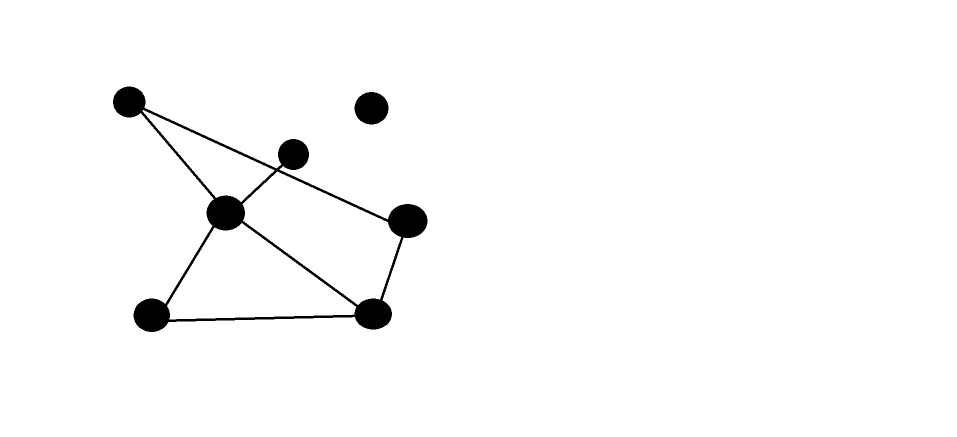
#> input picture images/graphTest.png, 1914 x 874 px (shown at 1/2 size)
$ python lineDetectionTest.py
#> lines starting #> are read from the running program, lines starting #| are printed output that depends on the picture; after the words box and inside, x2 and y2 are one past the last pixel; in counts of white or black regions, pixels touching at a corner belong together
import numpy as np
import cv2
import random


def deleteLines(edgeLines, img):
    for line1 in edgeLines:
        x1, y1, x2, y2 = line1[0]


if __name__ == '__main__':
    img = cv2.imread('images/graphTest.png')
#> img is the input picture: shape (874, 1914, 3); 97.9% white; 2 black regions, box (x1, y1, x2, y2) and area: (226, 173, 855, 664) 31254, (709, 184, 777, 249) 3458
    gray = cv2.cvtColor(img,cv2.COLOR_BGR2GRAY)

    low_threshold = 10
    high_threshold = 200
    edges = cv2.Canny(gray, low_threshold, high_threshold)
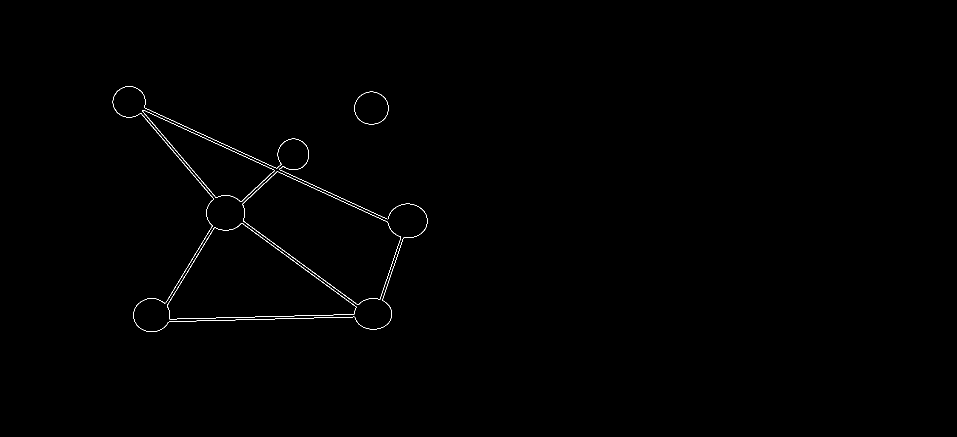
#> edges: shape (874, 1914) (shown at 1/2 size); 0.32% white in thin lines or dots, all inside (x1, y1, x2, y2) = (225, 172, 855, 664)

    line_img = np.copy(img)*0 # creating a blank to draw lines on
#> line_img: shape (874, 1914, 3); every value is 0

    edgeLines = cv2.HoughLinesP(edges, 1, np.pi/180, 50, minLineLength=50, maxLineGap=10)
#> edgeLines = 29 rows, first 6: [486, 442, 716, 609], [483, 446, 673, 584], [347, 247, 574, 352], [282, 226, 427, 399], [334, 611, 428, 455], [331, 606, 424, 451]

    # deleteLines(edgeLines, img)
    for line in edgeLines:
        x1, y1, x2, y2 = line[0]
        cv2.line(img, (x1, y1), (x2, y2), (random.randint(0, 255), random.randint(0,255), random.randint(0, 255)), 2)
#> this loop made 29 passes
#> (x1, y1, x2, y2) on passes 1 to 12: (486, 442, 716, 609), (483, 446, 673, 584), (347, 247, 574, 352), (282, 226, 427, 399), (334, 611, 428, 455), (331, 606, 424, 451), (288, 214, 514, 319), (285, 222, 430, 394), (393, 636, 470, 635), (589, 358, 775, 444), (577, 347, 774, 438), (511, 638, 588, 637)
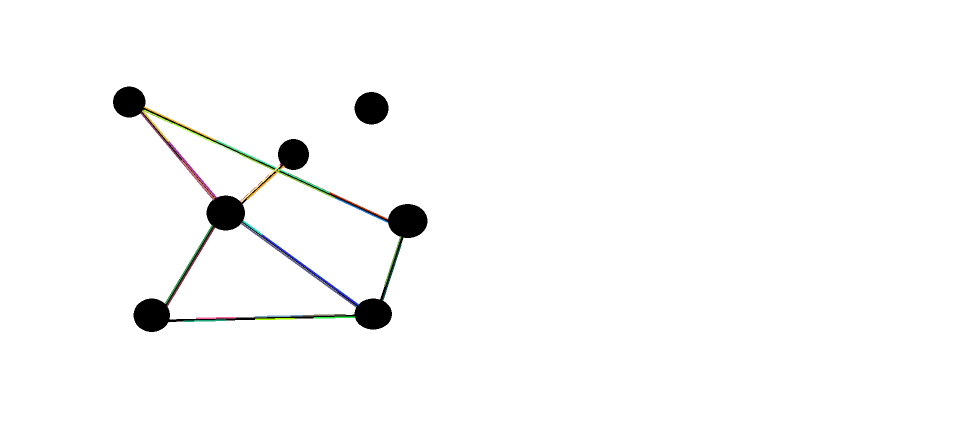
#> img: shape (874, 1914, 3) (shown at 1/2 size); 0.65% of pixels changed, all inside (x1, y1, x2, y2) = (281, 213, 803, 644)

    cv2.drawMarker(img, (590, 294), (0, 0, 255), markerType=cv2.MARKER_CROSS, markerSize=10, thickness=2)
#> img: shape (874, 1914, 3); under 0.01% of pixels changed, all inside (x1, y1, x2, y2) = (584, 288, 597, 301)
    cv2.drawMarker(img, (733, 208), (0, 0, 255), markerType=cv2.MARKER_CROSS, markerSize=10, thickness=2)
#> img: shape (874, 1914, 3); mean B, G, R 249.6, 249.7, 249.7


    cv2.imshow('img', img)
    cv2.imwrite('images/graphTestResult.png', img)
    cv2.waitKey(0)
    cv2.destroyAllWindows()
